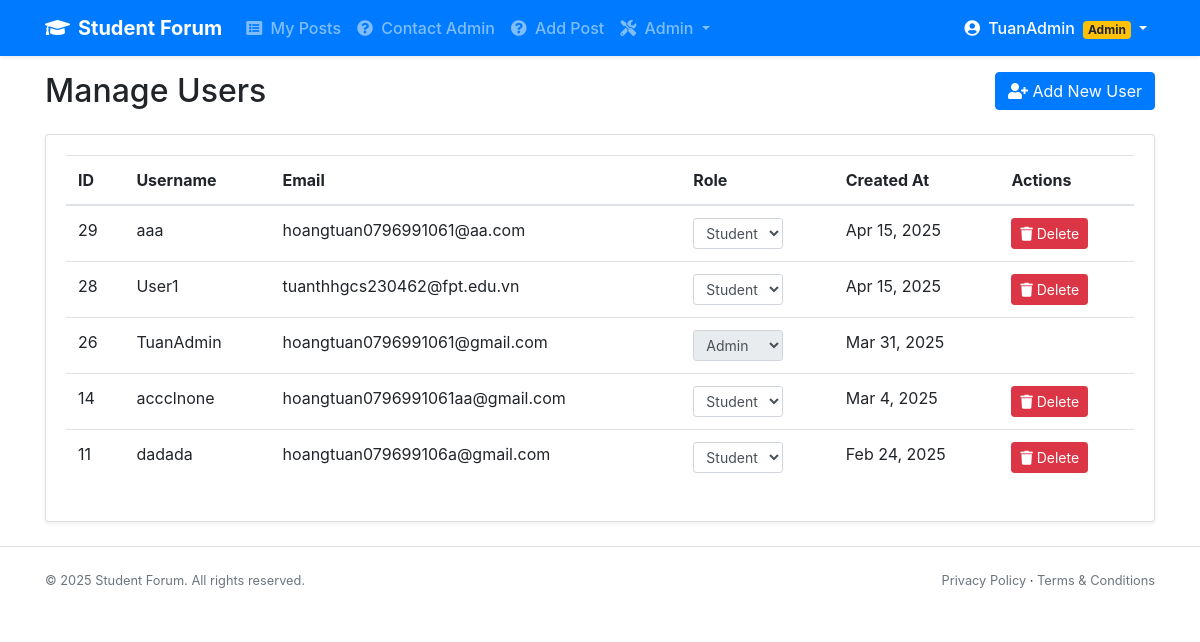
Page /admin/users.php (signed in) on the earlier database version.
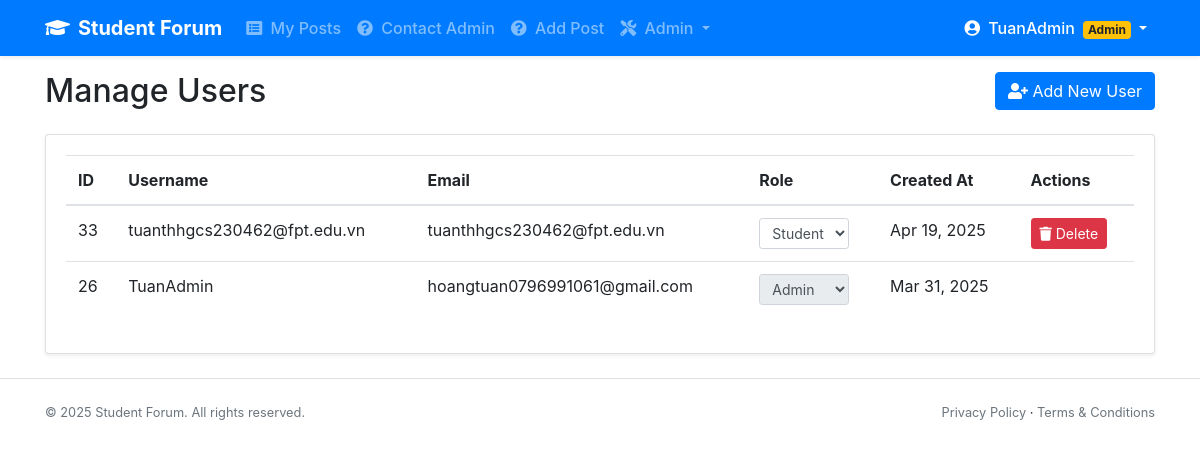
Same page on the later database version.
### tables this page shows
CREATE TABLE `users` (
  `user_id` int(11) NOT NULL,
  `username` varchar(50) NOT NULL,
  `email` varchar(100) NOT NULL,
  `password` varchar(255) NOT NULL,
  `role` enum('admin','student') DEFAULT 'student',
  `created_at` timestamp NOT NULL DEFAULT current_timestamp()
);

### app/models/User.php (called while the page is built, shortened)
<?php
class User {
    private $pdo;
    public function __construct() {
        $database = new Database;
        $this->pdo = $database->connect();
    }
    public function getAllUsers() {
        $stmt = $this->pdo->prepare("SELECT user_id, username, email, role, created_at FROM users ORDER BY created_at DESC");
        $stmt->execute();
        return $stmt->fetchAll();
    }
}

### config/database.php (called while the page is built, shortened)
<?php
class Database {
    private $host = "localhost";
    private $db_name = "student_forum";
    private $username = "root";
    private $password = "";
    public function connect() {
        try {
            $dsn = "mysql:host=" . $this->host . ";dbname=" . $this->db_name . ";charset=utf8mb4";
            $options = [
                PDO::ATTR_ERRMODE => PDO::ERRMODE_EXCEPTION,
                PDO::ATTR_DEFAULT_FETCH_MODE => PDO::FETCH_ASSOC,
                PDO::ATTR_EMULATE_PREPARES => false,
            ];
            $this->conn = new PDO($dsn, $this->username, $this->password, $options);
            return $this->conn;
        } catch (PDOException $e) {
            error_log("Database Connection Error: " . $e->getMessage(), 0);
            throw new Exception("Connection failed. Please try again later.");
        } catch (Exception $e) {
            error_log("General Error: " . $e->getMessage(), 0);
            throw new Exception("An error occurred. Please try again later.");
        }
    }
}
?>

### app/models/Post.php (called while the page is built, shortened)
<?php
class Post {
    public function __construct() {
        $database = new Database();
    }
}
?>

### app/models/Module.php (called while the page is built, shortened)
<?php
class Module {
    public function __construct() {
        $database = new Database();
    }
}
?>

### app/controllers/AdminController.php (called while the page is built, shortened)
<?php
class AdminController {
    private $userModel;
    public function __construct() {
        $this->userModel = new User();
    }
    public function getAllUsers() {
        return $this->userModel->getAllUsers();
    }
}
?>

### admin/users.php (the view, shortened to what the changed rows need)
<?php
$adminController = new AdminController();
$users = $adminController->getAllUsers();
?>
    <?php include '../app/views/components/header.php'; ?>
    <div class="container">
        <div class="d-flex justify-content-between align-items-center mb-4 mt-3">
            <h1 class="h2 mb-0">Manage Users</h1>
        </div>
        <div class="card">
            <div class="card-body">
                <div class="table-responsive">
                    <table class="table table-hover">
                        <thead>
                            <tr>
                                <th>ID</th>
                                <th>Username</th>
                                <th>Email</th>
                                <th>Role</th>
                                <th>Created At</th>
                                <th>Actions</th>
                            </tr>
                        </thead>
                        <tbody>
                            <?php foreach ($users as $user): ?>
                                <tr>
                                    <td><?= $user['user_id']; ?></td>
                                    <td><?= $user['username']; ?></td>
                                    <td><?= $user['email']; ?></td>
                                    <td>
                                        <form action="/student_forum/app/controllers/AdminController.php?action=updateUserRole" method="post" class="d-inline">
                                            <select name="role" class="form-control form-control-sm d-inline-block w-auto"
                                                    onchange="this.form.submit()"
                                                    <?= $user['user_id'] == $_SESSION['user_id'] ? 'disabled' : ''; ?>>
                                                <option value="student" <?= $user['role'] == 'student' ? 'selected' : ''; ?>>Student</option>
                                                <option value="admin" <?= $user['role'] == 'admin' ? 'selected' : ''; ?>>Admin</option>
                                            </select>
                                        </form>
                                    </td>
                                    <td><?= date('M j, Y', strtotime($user['created_at'])); ?></td>
                                    <td>
                                        <?php if ($user['user_id'] != $_SESSION['user_id']): ?>
                                            <button type="button" class="btn btn-sm btn-danger"
                                                    data-toggle="modal"
                                                    data-target="#deleteUserModal<?= $user['user_id']; ?>">
                                                <i class="fas fa-trash"></i> Delete
                                            </button>
                                        <?php endif; ?>
                                    </td>
                                </tr>
                            <?php endforeach; ?>
                        </tbody>
                    </table>
                </div>
            </div>
        </div>
    </div>
    <?php include '../app/views/components/footer.php'; ?>

Differences in the rows shown:
removed users: user_id "29", username "aaa", email "hoangtuan0796991061@aa.com", role "Student", created_at "Apr 15, 2025"
removed users: user_id "28", username "User1", email "tuanthhgcs230462@fpt.edu.vn", role "Student", created_at "Apr 15, 2025"
removed users: user_id "14", username "accclnone", email "hoangtuan0796991061aa@gmail.com", role "Student", created_at "Mar 4, 2025"
removed users: user_id "11", username "dadada", email "hoangtuan079699106a@gmail.com", role "Student", created_at "Feb 24, 2025"
added users: user_id "33", username "tuanthhgcs230462@fpt.edu.vn", email "tuanthhgcs230462@fpt.edu.vn", role "Student", created_at "Apr 19, 2025"
